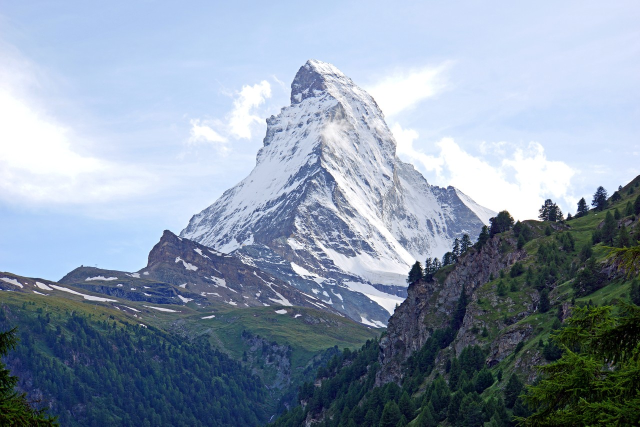
#> input picture demos/data/images/matterhorn.jpg, 1280 x 853 px (shown at 1/2 size)
$ jupyter execute ch06-01-distances-and-dimensionality.ipynb
#> lines starting #> are read from the running program, lines starting #| are printed output that depends on the picture
# Chapter 6: Distance Measures and the Curse of Dimensionality

Vector search needs a precise notion of a "best match". Embeddings are compared with a
similarity score, where larger is better. Perceptual features such as color histograms
are compared with a distance, where smaller is better. This demo works through both
views and then asks what happens to them when vectors have hundreds or thousands of
dimensions.

The demo has two parts:

- **Part 1** follows book section 6.1 *Distance and Similarity Measures*: dot product
  versus cosine, why the query length does not matter, how distances and scores relate on
  the unit sphere, and how to keep the dimensions of a perceptual feature comparable.
- **Part 2** follows book section 6.3 *The Curse of Dimensionality* (optional background
  reading): it reproduces the book's Monte Carlo numbers and ends with real embeddings
  from the TREC-COVID collection.

**Prerequisites:** Chapter 4 (vector space model) and Chapter 5 (embeddings).

## Setup

[cell 1]
from pathlib import Path

import numpy as np
import matplotlib.pyplot as plt
from shared.display import print_table, display_md

# Part 1: Comparing Vectors

## Dot product and cosine similarity

The dot product sums the products of matching components. Cosine similarity divides that
sum by the two vector lengths, so only the direction counts:

$$\text{sim}_{\text{dot}}(\mathbf{q}, \mathbf{d}_i) = \mathbf{q} \cdot \mathbf{d}_i
\qquad
\text{sim}_{\text{cos}}(\mathbf{q}, \mathbf{d}_i) = \frac{\mathbf{q} \cdot \mathbf{d}_i}{\lVert \mathbf{q} \rVert \, \lVert \mathbf{d}_i \rVert}$$

We use a query and five documents in 2D so that we can draw them. Document `d1` points
almost exactly in the query direction but is short; `d2` is long and less aligned.

[cell 2]
q = np.array([2.0, 1.0])
docs = {
    "d1": np.array([1.8, 1.0]),
    "d2": np.array([4.0, 4.0]),
    "d3": np.array([1.0, 3.0]),
    "d4": np.array([3.0, -0.5]),
    "d5": np.array([-2.0, 1.0]),
}
names = list(docs)
D = np.array(list(docs.values()))

dot = D @ q
cos = dot / (np.linalg.norm(D, axis=1) * np.linalg.norm(q))

def ranks(scores, descending=True):
    """Rank position (1 = best) of every entry."""
    order = np.argsort(-scores if descending else scores)
    r = np.empty(len(scores), dtype=int)
    r[order] = np.arange(1, len(scores) + 1)
    return r

print_table(
    [[n, f"{np.linalg.norm(v):.2f}", f"{dt:.2f}", rd, f"{c:+.3f}", rc]
     for n, v, dt, rd, c, rc in zip(names, D, dot, ranks(dot), cos, ranks(cos))],
    headers=["Doc", "Length", "Dot", "Rank (dot)", "Cosine", "Rank (cos)"],
)
#> (this line was passed over: shared is not available in this run)

The two measures disagree. Cosine puts `d1` first because it has the smallest angle to the
query. The dot product puts the long vector `d2` first and drops `d1` to rank 4. Document
`d5` lies in the half-space opposite the query and scores negatively under both.

The book's figure of the cone and the hyperplane shows the same thing geometrically. The
plot below draws the region that holds the top 2 documents under each measure.

[cell 3]
def plot_cone_and_hyperplane(q, docs, k=2):
#> called with q = array of shape (2,), k = 2
    names, D = list(docs), np.array(list(docs.values()))
    q_hat = q / np.linalg.norm(q)
    cos = D @ q_hat / np.linalg.norm(D, axis=1)
    dot = D @ q
    fig, axes = plt.subplots(1, 2, figsize=(11, 4.6))

    # Left: a cone around q whose half-angle reaches the k-th best cosine.
    half = np.arccos(np.sort(cos)[-k])
    phi = np.arctan2(q[1], q[0])
    arc = np.linspace(phi - half, phi + half, 50)
    axes[0].fill(np.r_[0, 7 * np.cos(arc)], np.r_[0, 7 * np.sin(arc)],
                 color="tab:blue", alpha=0.15)
    axes[0].set_title(f"Cosine: top {k} inside a cone")

    # Right: the hyperplane q . x = t through the k-th best dot product.
    t = np.sort(dot)[-k]
    base, along = t * q / (q @ q), np.array([-q_hat[1], q_hat[0]])
    line = np.array([base - 9 * along, base + 9 * along])
    axes[1].fill(*np.r_[line, line[::-1] + 9 * q_hat].T, color="tab:orange", alpha=0.15)
    axes[1].plot(*line.T, color="tab:orange")
    axes[1].set_title(f"Dot product: top {k} beyond a hyperplane")

    for ax, scores in zip(axes, [cos, dot]):
        top = set(np.argsort(-scores)[:k])
        ax.annotate("", xy=q, xytext=(0, 0), arrowprops=dict(arrowstyle="->", lw=2))
        ax.text(*(q + [0.1, -0.35]), "q", fontsize=12, weight="bold")
        for i, (n, v) in enumerate(zip(names, D)):
            ax.scatter(*v, color="tab:red" if i in top else "gray", zorder=3)
            ax.text(*(v + [0.12, 0.12]), n)
        ax.axhline(0, color="black", lw=0.5)
        ax.axvline(0, color="black", lw=0.5)
        ax.set_xlim(-3, 5.5)
        ax.set_ylim(-1.5, 5)
        ax.set_aspect("equal")
        ax.grid(alpha=0.3)
    plt.tight_layout()
    plt.show()
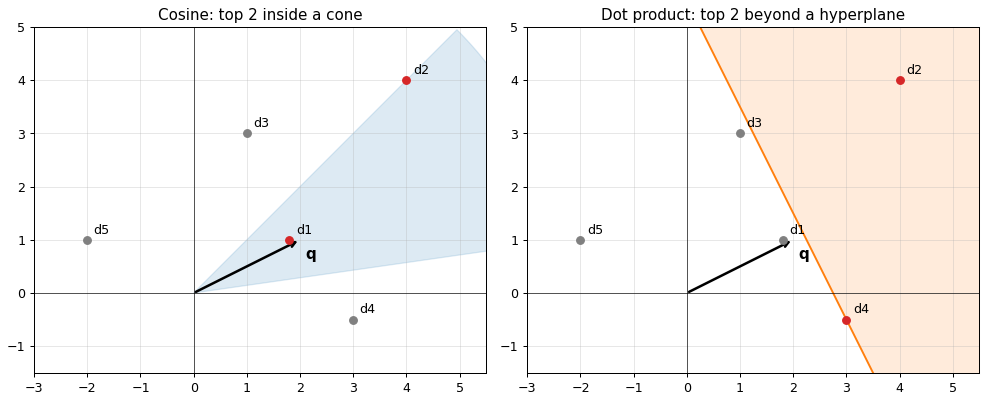
#> figure drawn by matplotlib, 2 panels

plot_cone_and_hyperplane(q, docs)

## The query length does not matter

Most embedding models output unit-length vectors. If not, we normalize every document
vector once before indexing, $\hat{\mathbf{d}}_i = \mathbf{d}_i / \lVert \mathbf{d}_i \rVert$.
The index then only computes dot products, and the query needs no normalization:

$$\text{sim}_{\text{cos}}(\mathbf{q}, \mathbf{d}_i) = \frac{1}{\lVert \mathbf{q} \rVert}\; \mathbf{q} \cdot \hat{\mathbf{d}}_i$$

We check this and also scale the query by 10. Scaling changes every score by the same
factor, so the ranking stays the same.

[cell 4]
D_hat = D / np.linalg.norm(D, axis=1, keepdims=True)
s_raw = D_hat @ q
s_scaled = D_hat @ (10 * q)
s_cos = s_raw / np.linalg.norm(q)

print_table(
    [[n, f"{c:+.4f}", f"{a:+.3f}", f"{b:+.2f}", f"{x:+.4f}"]
     for n, c, a, b, x in zip(names, cos, s_raw, s_scaled, s_cos)],
    headers=["Doc", "Cosine", "q · d̂", "10q · d̂", "q · d̂ / ‖q‖"],
)
#> (this line was passed over: shared is not available in this run)
order = lambda s: " > ".join(names[i] for i in np.argsort(-s))
display_md(
    f"- Ranking by cosine: {order(cos)}\n"
    f"- Ranking by $\\mathbf{{q}} \\cdot \\hat{{\\mathbf{{d}}}}_i$: {order(s_raw)}\n"
    f"- Ranking by $10\\mathbf{{q}} \\cdot \\hat{{\\mathbf{{d}}}}_i$: {order(s_scaled)}"
)
#> (this line was passed over: shared is not available in this run)

All three rankings agree, and the last column reproduces the cosine exactly. Normalizing the
query only matters when scores must be comparable across queries, for example against a
fixed threshold.

## Distances and scores on the unit sphere

A distance reverses the direction of comparison: smaller is better. On the unit sphere,
the squared Euclidean distance is a linear function of the dot product:

$$\lVert \hat{\mathbf{q}} - \hat{\mathbf{d}}_i \rVert^2 = 2 - 2\, \hat{\mathbf{q}} \cdot \hat{\mathbf{d}}_i$$

So ranking by increasing Euclidean distance gives the same order as ranking by decreasing
cosine. A decreasing function such as $1/(1 + \delta)$ turns the distance back into a
score, again without changing the order.

[cell 5]
q_hat = q / np.linalg.norm(q)
dist = np.linalg.norm(D_hat - q_hat, axis=1)
sim = 1 / (1 + dist)

print_table(
    [[n, f"{c:+.4f}", f"{dd ** 2:.4f}", f"{2 - 2 * c:.4f}", f"{s:.4f}"]
     for n, c, dd, s in zip(names, cos, dist, sim)],
    headers=["Doc", "q̂ · d̂", "‖q̂ − d̂‖²", "2 − 2 q̂ · d̂", "1 / (1 + δ)"],
)
#> (this line was passed over: shared is not available in this run)
display_md(
    f"- Ranking by decreasing cosine: {order(cos)}\n"
    f"- Ranking by increasing distance: {' > '.join(names[i] for i in np.argsort(dist))}\n"
    f"- Ranking by $1/(1+\\delta)$: {order(sim)}"
)
#> (this line was passed over: shared is not available in this run)

## Neighborhood shapes

Each distance defines its own neighborhood: the set of points within distance 1 of a
center. Euclidean distance (L2) gives a circle, Manhattan distance (L1) a diamond, and the
maximum distance (L-infinity) a square. A quadratic distance
$(\mathbf{x} - \mathbf{c})^\top \mathbf{A} (\mathbf{x} - \mathbf{c})$ weights and correlates
the dimensions and gives a tilted ellipse.

[cell 6]
A_quad = np.array([[1.5, 1.0], [1.0, 1.5]])
xs = np.linspace(-1.5, 1.5, 401)
ys = np.linspace(-1.5, 2, 401)
X, Y = np.meshgrid(xs, ys)
P = np.stack([X, Y], axis=-1)

shapes = {
    "Euclidean (L2)": np.sqrt(X ** 2 + Y ** 2),
    "Manhattan (L1)": np.abs(X) + np.abs(Y),
    "Maximum (L∞)": np.maximum(np.abs(X), np.abs(Y)),
    "Quadratic": np.sqrt(np.einsum("...i,ij,...j->...", P, A_quad, P)),
}

fig, ax = plt.subplots(figsize=(5.5, 5.5))
for (label, values), color in zip(shapes.items(), ["tab:blue", "tab:orange", "tab:green", "tab:purple"]):
    ax.contour(X, Y, values, levels=[1.0], colors=color, linewidths=2)
    ax.plot([], [], color=color, lw=2, label=label)
ax.scatter(0, 0, color="black")
ax.set_aspect("equal")
ax.set_title("All points at distance 1 from the center")
ax.legend(loc="upper left", fontsize=9)
ax.grid(alpha=0.3)
plt.show()
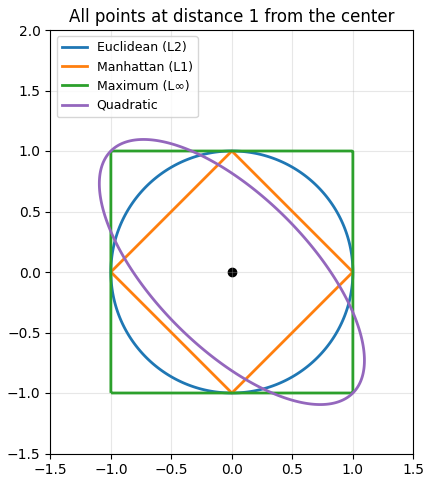
#> figure drawn by matplotlib, 1 panel

## A perceptual feature: color histograms

The book turns an image into a vector by counting colors. For each channel (red, green,
blue) we count how many pixels have each of the 256 intensities: $3 \times 256 = 768$
counts. Exact intensities are too fine, so we quantize each channel into 16 wide bins and
get a 48-dimensional feature vector.

To have a small image collection, we cut the two sample photographs into tiles of
$200 \times 200$ pixels. Tiles `M..` come from the Matterhorn, tiles `F..` from a tennis
photograph.

[cell 7]
TILE = 200

def load_tiles(path, prefix, size=TILE):
    """Cut an image into non-overlapping size x size tiles."""
#> called with path = 'data/images/matterhorn.jpg', prefix = 'M', size = 200
    img = plt.imread(path)
#> img is the input picture: shape (853, 1280, 3); mean R, G, B 137.8, 152.8, 171.6
    rows, cols = img.shape[0] // size, img.shape[1] // size
#> rows = 4; cols = 6
    return {f"{prefix}{r * cols + c:02d}": img[r * size:(r + 1) * size, c * size:(c + 1) * size]
            for r in range(rows) for c in range(cols)}

tiles = {**load_tiles("data/images/matterhorn.jpg", "M"),
         **load_tiles("data/images/federer.jpg", "F")}
#> call 2 of load_tiles, with path = 'data/images/federer.jpg', prefix = 'F', size = 200
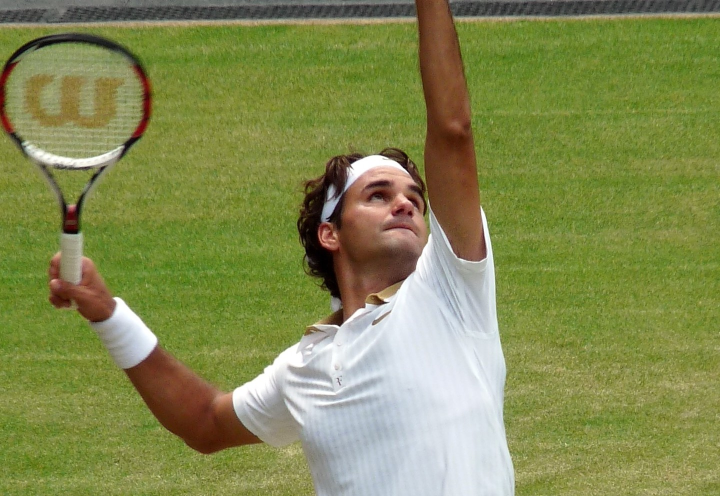
#> input picture demos/data/images/federer.jpg, 1440 x 992 px (shown at 1/2 size)
#> in load_tiles, img is the input picture: shape (992, 1440, 3); mean R, G, B 131.1, 138.2, 81.4
tile_names = list(tiles)
#> tile_names = 52 items, first 6: 'M00', 'M01', 'M02', 'M03', 'M04', 'M05'

fig, axes = plt.subplots(4, 13, figsize=(13, 4.6))
for ax, name in zip(axes.flat, tile_names):
    ax.imshow(tiles[name])
    ax.set_title(name, fontsize=8)
    ax.axis("off")
#> this loop made 52 passes
#> name on passes 1 to 12: 'M00', 'M01', 'M02', 'M03', 'M04', 'M05', 'M06', 'M07', 'M08', 'M09', 'M10', 'M11'
plt.suptitle(f"Collection: {len(tiles)} tiles of {TILE} x {TILE} pixels", y=1.0)
plt.tight_layout()
plt.show()
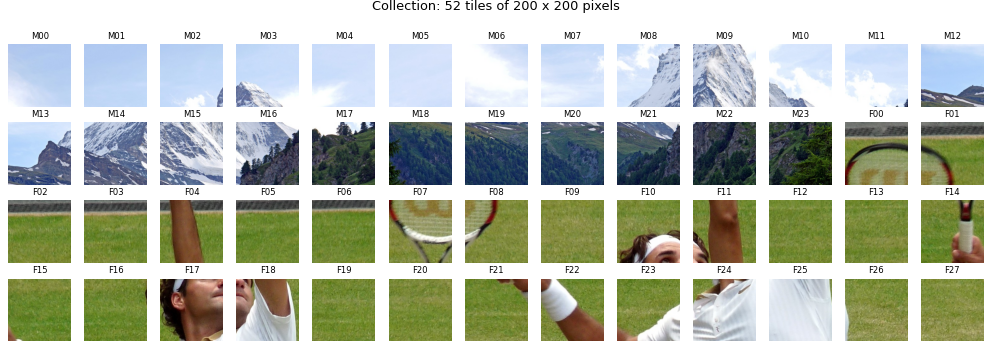
#> figure drawn by matplotlib, 52 panels

We first look at the full 768-bin histograms of one tile, then at its quantized
48-dimensional version.

[cell 8]
def color_histogram(img, bins=16):
    """Concatenated per-channel histograms with `bins` equal-width bins each."""
    width = 256 // bins
    return np.concatenate([np.bincount(img[..., ch].ravel() // width, minlength=bins)
                           for ch in range(3)])

example = tiles["F11"]
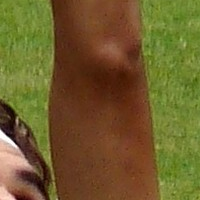
#> example: shape (200, 200, 3); mean of channels 0, 1, 2 110.9, 93.8, 43.9; drawn as R, G, B
fig, axes = plt.subplots(1, 3, figsize=(13, 3.2), gridspec_kw={"width_ratios": [1, 2, 2]})
axes[0].imshow(example)
axes[0].set_title("Tile F11")
axes[0].axis("off")
for bins, ax in [(256, axes[1]), (16, axes[2])]:
    h = color_histogram(example, bins).reshape(3, bins)
    for counts, color in zip(h, ["red", "green", "blue"]):
        ax.plot(np.arange(bins) * 256 / bins, counts, color=color, drawstyle="steps-post")
    ax.set_title(f"{bins} bins per channel: {3 * bins} dimensions")
    ax.set_xlabel("Intensity")
    ax.set_ylabel("Pixels")
    ax.grid(alpha=0.3)
plt.tight_layout()
plt.show()
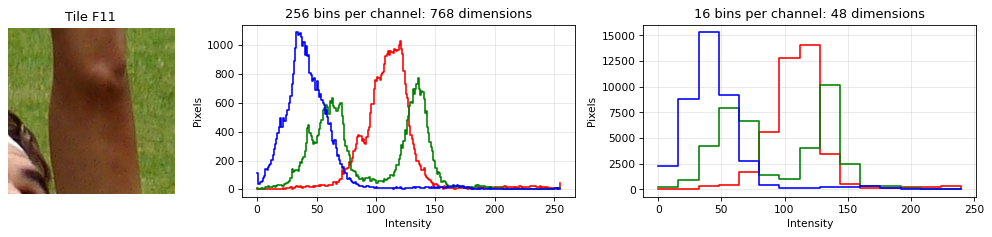
#> figure drawn by matplotlib, 3 panels; panel 2: curve peaks at x = 120, y = 1026; panel 2: curve peaks at x = 135, y = 775; panel 2: curve peaks at x = 33, y = 1089; panel 3: curve peaks at x = 112, y = 14086

## Ranking tiles by Manhattan distance

To compare two tiles, we sum the absolute differences of their 48 counts. This is the
Manhattan distance. Tiles with similar colors receive a small distance.

[cell 9]
H = np.array([color_histogram(tiles[n]) for n in tile_names], dtype=float)
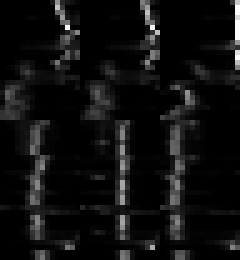
#> H: shape (52, 48) float64 (shown 5 times larger); min 0, max 40000, mean 2500; drawn with min black and max white

def manhattan(F, i):
    return np.abs(F - F[i]).sum(axis=1)

def show_neighbors(query, F, distance=manhattan, k=5, title=""):
    """Show the query tile and its k nearest tiles under the given distance."""
#> called with query = 'F11', k = 5, title = '48 color bins, Manhattan distance'
    i = tile_names.index(query)
#> i = 35
    dist = distance(F, i)
#> dist = 52 values, max 238886 at index 5, min 0 at index 35, mean 143482.5
    nearest = [j for j in np.argsort(dist) if j != i][:k]
#> nearest = [28, 38, 46, 26, 29]
    fig, axes = plt.subplots(1, k + 1, figsize=(2 * (k + 1), 2.4))
    for ax, j in zip(axes, [i] + nearest):
        ax.imshow(tiles[tile_names[j]])
        ax.set_title(f"query {query}" if j == i else f"{tile_names[j]}\nδ = {dist[j]:,.3g}",
                     fontsize=9)
        ax.axis("off")
#> this loop made 6 passes
#> j on passes 1 to 6: 35, 28, 38, 46, 26, 29
    plt.suptitle(title, y=1.04)
    plt.show()
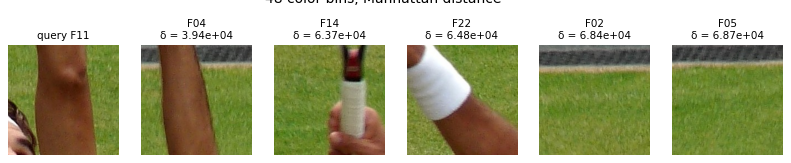
#> figure drawn by matplotlib, 6 panels
    return [tile_names[j] for j in nearest]

top_l1 = show_neighbors("F11", H, title="48 color bins, Manhattan distance")
#> top_l1 = ['F04', 'F14', 'F22', 'F02', 'F05']

The nearest tiles all come from the tennis photo: lawn, partly with an arm, a hand, or a
wristband.

The book stresses that the comparison function belongs to the feature. What happens if we
replace the Manhattan distance with cosine similarity on the same bins? We first count,
for every tile as the query, how many of the top 5 tiles the two measures share.

[cell 10]
def cosine_distance(F, i):
#> called with i = 0
    Fn = F / np.linalg.norm(F, axis=1, keepdims=True)
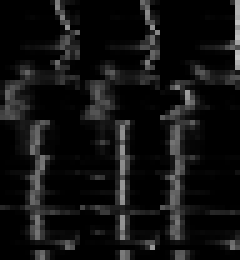
#> Fn: shape (52, 48) float64 (shown 5 times larger); min 0, max 0.777, mean 0.0712
    return 1 - Fn @ Fn[i]

def top_k(F, i, distance, k=5):
    """Set of the k nearest tiles to tile i, excluding the tile itself."""
    return set([j for j in np.argsort(distance(F, i)) if j != i][:k])

shared = [len(top_k(H, i, manhattan) & top_k(H, i, cosine_distance))
          for i in range(len(tile_names))]
#> shared = 52 values, max 5 at index 2, min 2 at index 13, mean 3.9
display_md(
    f"**Shared tiles in the top 5, Manhattan vs. cosine:** {np.mean(shared):.1f} of 5 on average "
    f"over {len(tile_names)} queries (lowest: {min(shared)} of 5)"
)
#> (this line was passed over: shared is not available in this run)
